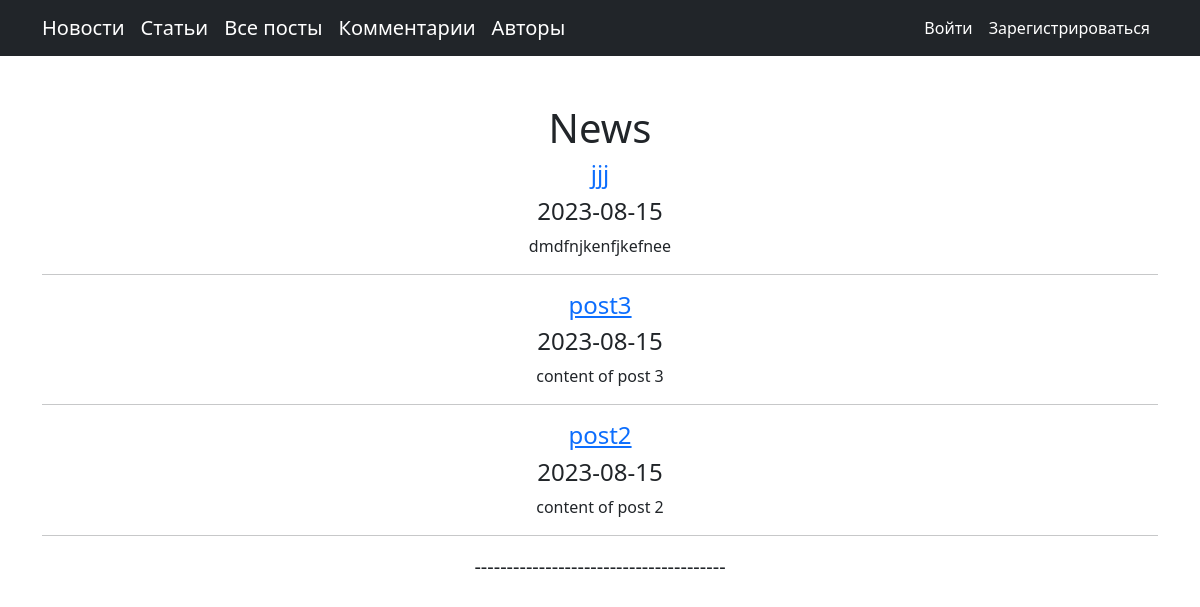
Before: /news/ with the older database file.
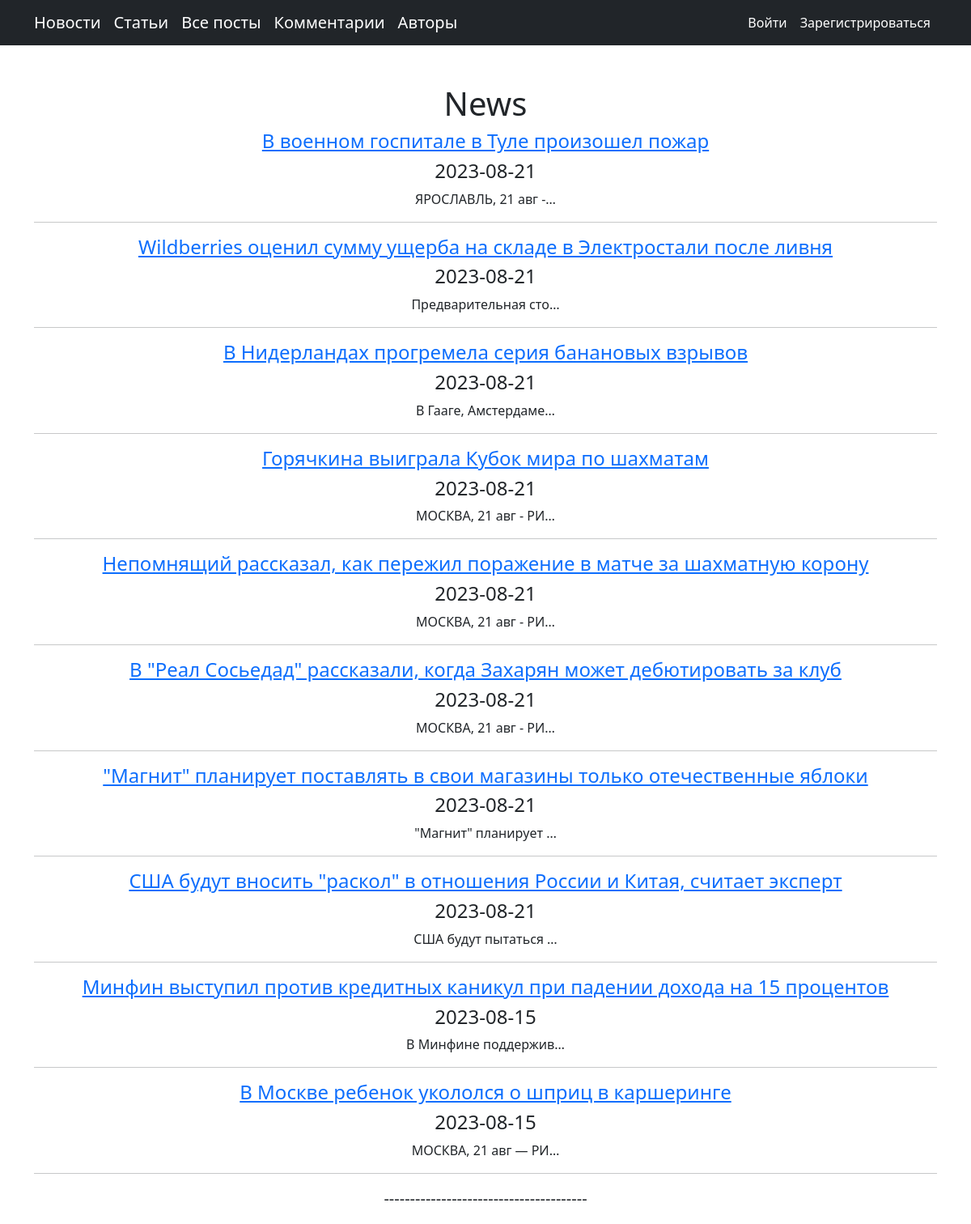
After: the same page with the newer database file.
### newsportal/models.py (models this page shows, shortened)
class Post(models.Model):
    author = models.ForeignKey(Author, on_delete=models.CASCADE, verbose_name='Автор')
    type_post = models.CharField(max_length=1, choices=POSTS, verbose_name='Тип поста')
    time_created = models.DateTimeField(auto_now_add=True, verbose_name='Дата создания')
    category = models.ManyToManyField(Category, through="PostCategory", verbose_name='Категория')
    title =  models.CharField(max_length=255, verbose_name='Оглавление')
    content = models.TextField( verbose_name='Содержание')
    rating = models.SmallIntegerField(default=0, verbose_name='Рейтинг')

### newsportal/views.py (the view)
# urls.py: path('news/', ListNews.as_view(), name='news'),
class ListNews(ListView):
    queryset = Post.objects.filter(type_post=news)
    ordering = '-time_created'
    template_name = 'newsportal/index_news.html'
    context_object_name = 'news'
    paginate_by = 10
    def get_queryset(self):
        queryset = super().get_queryset()
        self.filterset = PostFilter(self.request.GET, queryset)
        return self.filterset.qs
    def get_context_data(self, **kwargs):
        context = super().get_context_data(**kwargs)
        context['filterset'] = self.filterset
        return context

### newsportal/templates/newsportal/index_news.html (shortened to what this page needs)
{% extends 'newsportal/default.html' %}
{% block content %}
{% if news %}
<h1>News</h1>
{% for n in news %}
<a href="{% url 'one_news' n.pk %}"><h4>{{ n.title }}</h4></a>
<h4>{{ n.time_created|date:'Y-m-d' }}</h4>
<p>{{ n.content|truncatechars:20 }}</p>
<hr>
{% endfor %}
{% else %}  <h1>No News</h1>
{% endif %}
{% endblock content %}

Changed rows visible on the page:
no longer on this page (row edited): Post: title "post2", time_created "2023-08-15", content "content of post 2"
added Post: title "В военном госпитале в Туле произошел пожар", time_created "2023-08-21", content "ЯРОСЛАВЛЬ, 21 авг -…"
added Post: title "Wildberries оценил сумму ущерба на складе в Электростали после ливня", time_created "2023-08-21", content "Предварительная сто…"
added Post: title "В Нидерландах прогремела серия банановых взрывов", time_created "2023-08-21", content "В Гааге, Амстердаме…"
added Post: title "Горячкина выиграла Кубок мира по шахматам", time_created "2023-08-21", content "МОСКВА, 21 авг - РИ…"
added Post: title "Непомнящий рассказал, как пережил поражение в матче за шахматную корону", time_created "2023-08-21", content "МОСКВА, 21 авг - РИ…"
added Post: title "В \"Реал Сосьедад\" рассказали, когда Захарян может дебютировать за клуб", time_created "2023-08-21", content "МОСКВА, 21 авг - РИ…"
added Post: title "\"Магнит\" планирует поставлять в свои магазины только отечественные яблоки", time_created "2023-08-21", content "\"Магнит\" планирует …"
added Post: title "США будут вносить \"раскол\" в отношения России и Китая, считает эксперт", time_created "2023-08-21", content "США будут пытаться …"
changed Post: title "jjj" → "Минфин выступил против кредитных каникул при падении дохода на 15 процентов"; content "dmdfnjkenfjkefnee" → "В Минфине поддержив…"
changed Post: title "post3" → "В Москве ребенок укололся о шприц в каршеринге"; content "content of post 3" → "МОСКВА, 21 авг — РИ…"
